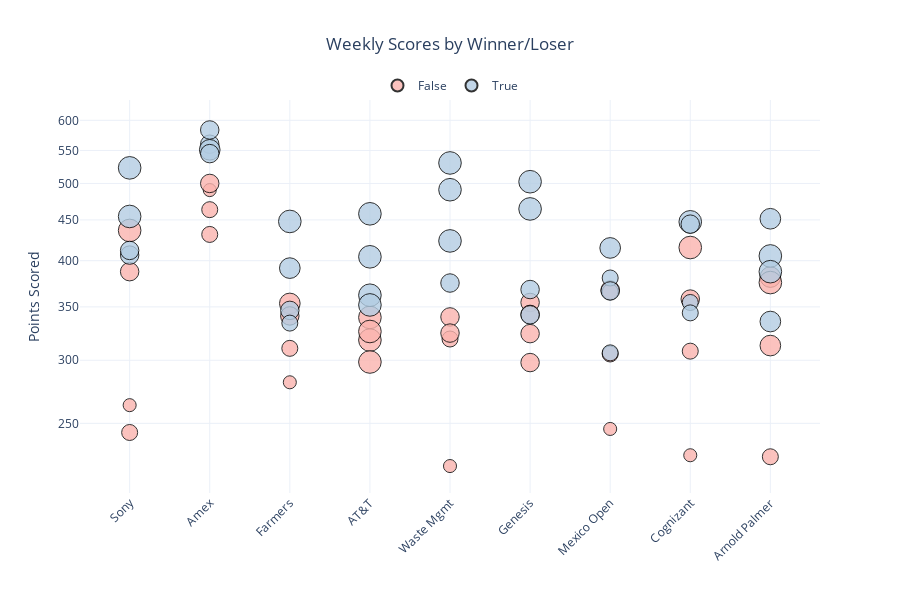

Source (notebook cell):
### Code cell
# weekly scores showing wins/losses
temp_df = df.copy()
temp_df['win_loss'] = temp_df['win_loss'].astype('bool')

scatter_fig = px.scatter(temp_df,
                        x='week',
                        y='total_pts',
                        color='win_loss',
                        height=600,
                        size='cuts_made',
                        size_max=16,
                        template='plotly_white',
                        hover_name='team',
                        title='Weekly Scores by Winner/Loser',
                        color_discrete_sequence=px.colors.qualitative.Pastel1,
                        log_y=True,
                        labels={'week':'','total_pts':'Points Scored'}
                        )
scatter_fig.update_layout(hoverlabel=dict(font_size=18,font_family="Rockwell"),
                              title_x=.5,
                              showlegend=True,
                              legend=dict(orientation='h',
                                          yanchor="bottom",
                                          y=1,
                                          xanchor="center",
                                          x=.5,
                                          title='')
                              )

scatter_fig.update_xaxes(tickangle= -45,
                         tickvals = [1,2,3,4,5,6,7,8,9],
                         ticktext = ['Sony','Amex','Farmers','AT&T','Waste Mgmt','Genesis','Mexico Open','Cognizant','Arnold Palmer'])

scatter_fig.update_traces(marker=dict(
#     size=12,
    line_color='black',
    opacity=.8))

scatter_fig.show()

### Figure 1 — Plotly figure (JSON) as saved in the notebook; plotly's stock layout.template omitted (floating-point values rounded to 4 significant figures)
{"data": [{"hovertemplate": "<b>%{hovertext}</b><br><br>win_loss=False<br>=%{x}<br>Points Scored=%{y}<br>cuts_made=%{marker.size}<extra></extra>", "hovertext": ["Snead's Foot", "unit_circle", "New Team 4", "AlphaWired", "New Team 4", "Snead's Foot", "unit_circle", "Philly919", "Team Gamble", "New Team 4", "Snead's Foot", "Putt Pirates", "Snead's Foot", "AlphaWired", "unit_circle", "Philly919", "Snead's Foot", "txmoonshine", "Team Gamble", "Philly919", "New Team 4", "Snead's Foot", "txmoonshine", "Philly919", "Philly919", "txmoonshine", "New Team 4", "Team Gamble", "txmoonshine", "Team Gamble", "Philly919", "AlphaWired", "unit_circle", "New Team 4", "Snead's Foot", "txmoonshine"], "legendgroup": "False", "marker": {"color": "rgb(251,180,174)", "line": {"color": "black"}, "opacity": 0.8, "size": [2, 6, 3, 4, 2, 3, 3, 4, 2, 5, 3, 4, 6, 6, 6, 6, 2, 3, 4, 4, 4, 4, 4, 4, 2, 4, 3, 3, 6, 4, 3, 2, 5, 6, 5, 3], "sizemode": "area", "sizeref": 0.02344, "symbol": "circle"}, "mode": "markers", "name": "False", "orientation": "v", "showlegend": true, "type": "scatter", "x": [1, 1, 1, 1, 2, 2, 2, 2, 3, 3, 3, 3, 4, 4, 4, 4, 5, 5, 5, 5, 6, 6, 6, 6, 7, 7, 7, 7, 8, 8, 8, 8, 9, 9, 9, 9], "xaxis": "x", "y": [263.5, 436.5, 243.5, 387.5, 490.5, 431.5, 463.5, 500, 281.5, 353.5, 310.5, 341, 318, 298.5, 339.5, 326, 221, 319, 340, 324.5, 298, 354.5, 342.5, 324, 246, 367.5, 305.5, 365.5, 415.5, 358, 308, 228, 381.5, 375.5, 313, 227], "yaxis": "y"}, {"hovertemplate": "<b>%{hovertext}</b><br><br>win_loss=True<br>=%{x}<br>Points Scored=%{y}<br>cuts_made=%{marker.size}<extra></extra>", "hovertext": ["txmoonshine", "Putt Pirates", "Philly919", "Team Gamble", "AlphaWired", "Team Gamble", "txmoonshine", "Putt Pirates", "Philly919", "txmoonshine", "unit_circle", "AlphaWired", "New Team 4", "txmoonshine", "Putt Pirates", "Team Gamble", "unit_circle", "AlphaWired", "New Team 4", "Putt Pirates", "Putt Pirates", "Team Gamble", "unit_circle", "AlphaWired", "AlphaWired", "unit_circle", "Putt Pirates", "Snead's Foot", "Snead's Foot", "unit_circle", "New Team 4", "Putt Pirates", "Putt Pirates", "Team Gamble", "AlphaWired", "Philly919"], "legendgroup": "True", "marker": {"color": "rgb(179,205,227)", "line": {"color": "black"}, "opacity": 0.8, "size": [4, 4, 6, 6, 4, 5, 4, 4, 4, 3, 6, 5, 6, 6, 6, 6, 6, 6, 4, 6, 6, 4, 6, 4, 3, 3, 5, 4, 6, 4, 3, 3, 5, 6, 6, 5], "sizemode": "area", "sizeref": 0.02344, "symbol": "circle"}, "mode": "markers", "name": "True", "orientation": "v", "showlegend": true, "type": "scatter", "x": [1, 1, 1, 1, 2, 2, 2, 2, 3, 3, 3, 3, 4, 4, 4, 4, 5, 5, 5, 5, 6, 6, 6, 6, 7, 7, 7, 7, 8, 8, 8, 8, 9, 9, 9, 9], "xaxis": "x", "y": [406.5, 412, 454.5, 523, 560, 551, 545, 583.5, 346.5, 334, 448, 391.5, 404.5, 362, 352, 458, 423.5, 491, 375, 530.5, 464.5, 368, 502.5, 342, 306.5, 380.5, 415, 366.5, 447.5, 444.5, 354.5, 344, 451.5, 405.5, 387.5, 335.5], "yaxis": "y"}], "layout": {"height": 600, "hoverlabel": {"font": {"family": "Rockwell", "size": 18}}, "legend": {"itemsizing": "constant", "orientation": "h", "title": {"text": ""}, "tracegroupgap": 0, "x": 0.5, "xanchor": "center", "y": 1, "yanchor": "bottom"}, "showlegend": true, "title": {"text": "Weekly Scores by Winner/Loser", "x": 0.5}, "xaxis": {"anchor": "y", "domain": [0, 1], "tickangle": -45, "ticktext": ["Sony", "Amex", "Farmers", "AT&T", "Waste Mgmt", "Genesis", "Mexico Open", "Cognizant", "Arnold Palmer"], "tickvals": [1, 2, 3, 4, 5, 6, 7, 8, 9], "title": {"text": ""}}, "yaxis": {"anchor": "x", "domain": [0, 1], "title": {"text": "Points Scored"}, "type": "log"}}}
